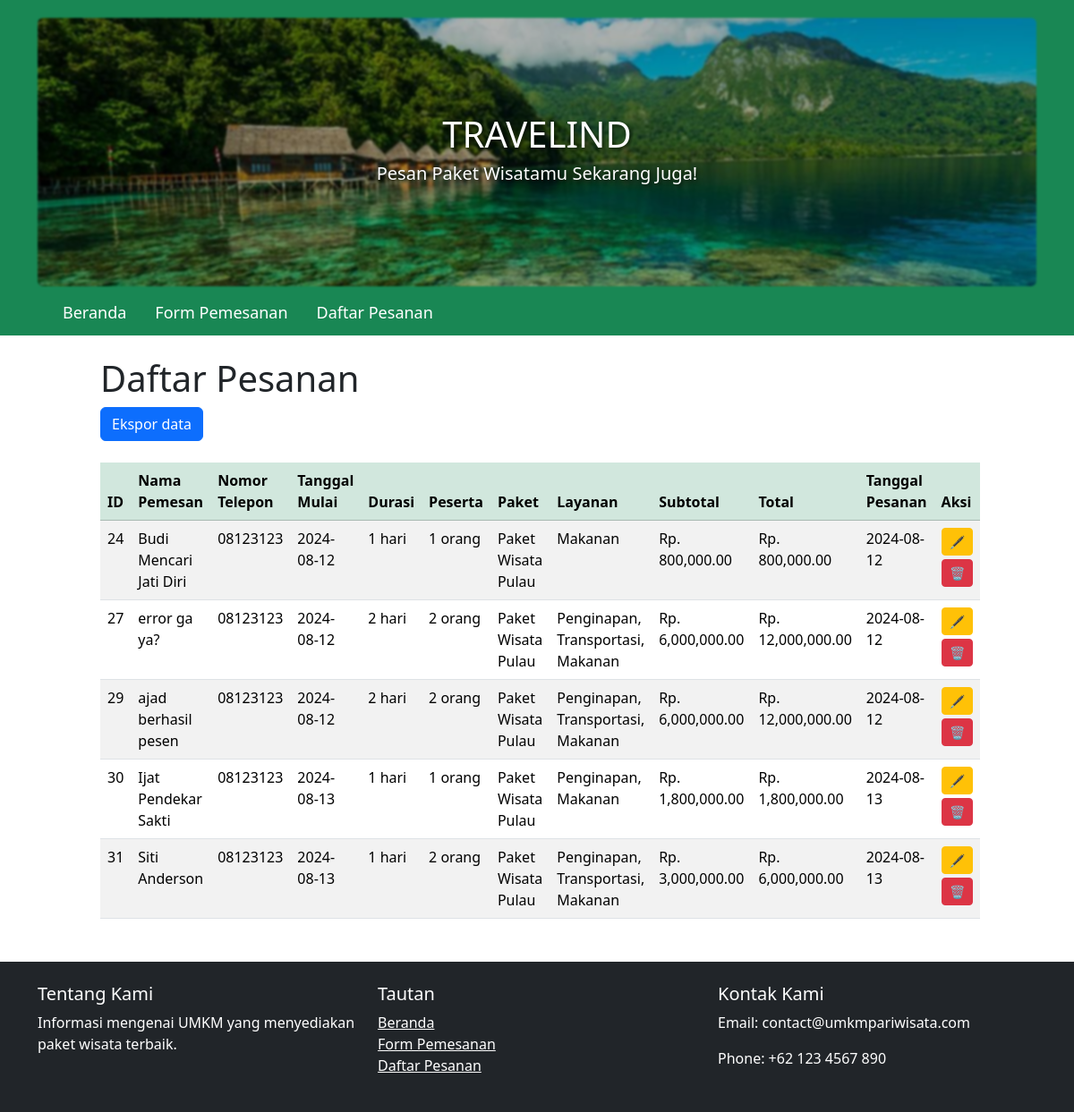
/orders.php, run on the app's committed database.
### tables this page shows
CREATE TABLE `pesanan` (
  `id` int(11) NOT NULL,
  `tanggal_mulai` date NOT NULL,
  `durasi` int(11) NOT NULL,
  `jumlah_peserta` int(11) NOT NULL,
  `subtotal` decimal(10,2) NOT NULL,
  `total` decimal(10,2) NOT NULL,
  `tanggal_pesanan` date NOT NULL,
  `paket_id` int(11) NOT NULL,
  `nama_pemesan` varchar(255) DEFAULT NULL,
  `no_telepon` varchar(15) DEFAULT NULL,
  `penginapan` tinyint(1) DEFAULT 0,
  `transportasi` tinyint(1) DEFAULT 0,
  `makanan` tinyint(1) DEFAULT 0
);

CREATE TABLE `paket_wisata` (
  `id` int(11) NOT NULL,
  `nama` varchar(255) NOT NULL,
  `deskripsi` text DEFAULT NULL,
  `harga` decimal(10,2) NOT NULL,
  `image_url` text NOT NULL
);

### orders.php (the view, shortened to what this page needs)
<?php
require 'db.php';
$stmt = $pdo->query('SELECT pesanan.*, paket_wisata.nama AS paket_nama FROM pesanan JOIN paket_wisata ON pesanan.paket_id = paket_wisata.id ORDER BY pesanan.id');
$orders = $stmt->fetchAll();
?>
<?php include 'header.php'; ?>
<div class="container col-10">
    <h1 class="mt-4">Daftar Pesanan</h1>
    <a href="export_orders.php" class="btn btn-primary mb-3">Ekspor data</a>
    <table class="table table-striped mt-2">
        <thead class="table-success">
            <tr>
                <th>ID</th>
                <th>Nama Pemesan</th>
                <th>Nomor Telepon</th>
                <th>Tanggal Mulai</th>
                <th>Durasi</th>
                <th>Peserta</th>
                <th>Paket</th>
                <th>Layanan</th>
                <th>Subtotal</th>
                <th>Total</th>
                <th>Tanggal Pesanan</th>
                <th>Aksi</th>
            </tr>
        </thead>
        <tbody>
            <?php foreach ($orders as $order): ?>
                <tr>
                    <td><?= htmlspecialchars($order['id']) ?></td>
                    <td><?= htmlspecialchars($order['nama_pemesan']) ?></td>
                    <td><?= htmlspecialchars($order['no_telepon']) ?></td>
                    <td><?= htmlspecialchars($order['tanggal_mulai']) ?></td>
                    <td><?= htmlspecialchars($order['durasi']) ?> hari</td>
                    <td><?= htmlspecialchars($order['jumlah_peserta']) ?> orang</td>
                    <td><?= htmlspecialchars($order['paket_nama']) ?></td>
                    <td>
                        <?php
                        $services = [];
                        if ($order['penginapan']) $services[] = 'Penginapan';
                        if ($order['transportasi']) $services[] = 'Transportasi';
                        if ($order['makanan']) $services[] = 'Makanan';
                        echo htmlspecialchars(implode(', ', $services));
                        ?>
                    </td>
                    <td>Rp. <?= number_format($order['subtotal'], 2) ?></td>
                    <td>Rp. <?= number_format($order['total'], 2) ?></td>
                    <td><?= htmlspecialchars($order['tanggal_pesanan']) ?></td>
                    <td>
                        <a href="edit_order.php?id=<?= $order['id'] ?>" class="btn btn-sm btn-warning mb-1">🖋️</a>
                        <a href="delete_order.php?id=<?= $order['id'] ?>" class="btn btn-sm btn-danger" onclick="return confirm('Apakah Anda yakin ingin menghapus pesanan ini?');">🗑️</a>
                    </td>
                </tr>
            <?php endforeach; ?>
        </tbody>
    </table>
</div>
<?php include 'footer.php'; ?>
</body>
</html>

### header.php (shortened to what this page needs)
<!DOCTYPE html>
<html lang="en">
<head>
    <link href="https://cdn.jsdelivr.net/npm/bootstrap@5.3.3/dist/css/bootstrap.min.css" rel="stylesheet">
    <link rel="stylesheet" href="assets/css/style.css">
</head>
<body>
    <header class="bg-success text-white text-center py-1" style="position: relative;">
        <div class="container">
            <div class="hero-section mt-3 position-relative">
                <img src="assets/images/mcbsm30xjs0xm7pzi1wb.jpg" alt="Hero Image" class="img-fluid rounded hero-img" >
                <div class="header-overlay" style="position: absolute; top: 50%; left: 50%; transform: translate(-50%, -50%); color: white; text-shadow: 2px 2px 4px rgba(0,0,0,0.6);">
                    <h1>TRAVELIND</h1>
                    <h5>Pesan Paket Wisatamu Sekarang Juga!</h5>
                </div>
            </div>
            <nav class="mt-2 navbar navbar-dark bg-success">
                <div class="container">
                    <div class="d-flex">
                        <a href="index.php" class="nav-link text-white mx-3">Beranda</a>
                        <a href="booking.php" class="nav-link text-white mx-3">Form Pemesanan</a>
                        <a href="orders.php" class="nav-link text-white mx-3">Daftar Pesanan</a>
                    </div>
                </div>
            </nav>
        </div>
    </header>

### footer.php
<footer class="bg-dark text-white mt-5 py-4">
        <div class="container">
            <div class="row">
                <div class="col-md-4">
                    <h5>Tentang Kami</h5>
                    <p>Informasi mengenai UMKM yang menyediakan paket wisata terbaik.</p>
                </div>
                <div class="col-md-4">
                    <h5>Tautan</h5>
                    <ul class="list-unstyled">
                        <li><a href="index.php" class="text-white">Beranda</a></li>
                        <li><a href="booking.php" class="text-white">Form Pemesanan</a></li>
                        <li><a href="orders.php" class="text-white">Daftar Pesanan</a></li>
                    </ul>
                </div>
                <div class="col-md-4">
                    <h5>Kontak Kami</h5>
                    <p>Email: contact@umkmpariwisata.com</p>
                    <p>Phone: +62 123 4567 890</p>
                </div>
            </div>
        </div>
    </footer>

### assets/css/style.css (style rules this page uses)
.nav-link { text-decoration: none; transition: color 0.3s ease, text-shadow 0.3s ease; display: inline-block; font-size: 18px; font-weight: 500; }
.hero-img { width: 100%; height: 300px; object-fit: cover; filter: blur(1px) brightness(70%); -webkit-filter: blur(1px) brightness(70%); }

### data on the page
pesanan: id "24", nama_pemesan "Budi Mencari Jati Diri", no_telepon "08123123", tanggal_mulai "2024-08-12", durasi "1", jumlah_peserta "1", paket.nama "Paket Wisata Pulau", services "Makanan", subtotal "800,000.00", total "800,000.00", tanggal_pesanan "2024-08-12"
pesanan: id "27", nama_pemesan "error ga ya?", no_telepon "08123123", tanggal_mulai "2024-08-12", durasi "2", jumlah_peserta "2", paket.nama "Paket Wisata Pulau", services "Penginapan, Transportasi, Makanan", subtotal "6,000,000.00", total "12,000,000.00", tanggal_pesanan "2024-08-12"
pesanan: id "29", nama_pemesan "ajad berhasil pesen", no_telepon "08123123", tanggal_mulai "2024-08-12", durasi "2", jumlah_peserta "2", paket.nama "Paket Wisata Pulau", services "Penginapan, Transportasi, Makanan", subtotal "6,000,000.00", total "12,000,000.00", tanggal_pesanan "2024-08-12"
pesanan: id "30", nama_pemesan "Ijat Pendekar Sakti", no_telepon "08123123", tanggal_mulai "2024-08-13", durasi "1", jumlah_peserta "1", paket.nama "Paket Wisata Pulau", services "Penginapan, Makanan", subtotal "1,800,000.00", total "1,800,000.00", tanggal_pesanan "2024-08-13"
pesanan: id "31", nama_pemesan "Siti Anderson", no_telepon "08123123", tanggal_mulai "2024-08-13", durasi "1", jumlah_peserta "2", paket.nama "Paket Wisata Pulau", services "Penginapan, Transportasi, Makanan", subtotal "3,000,000.00", total "6,000,000.00", tanggal_pesanan "2024-08-13"
